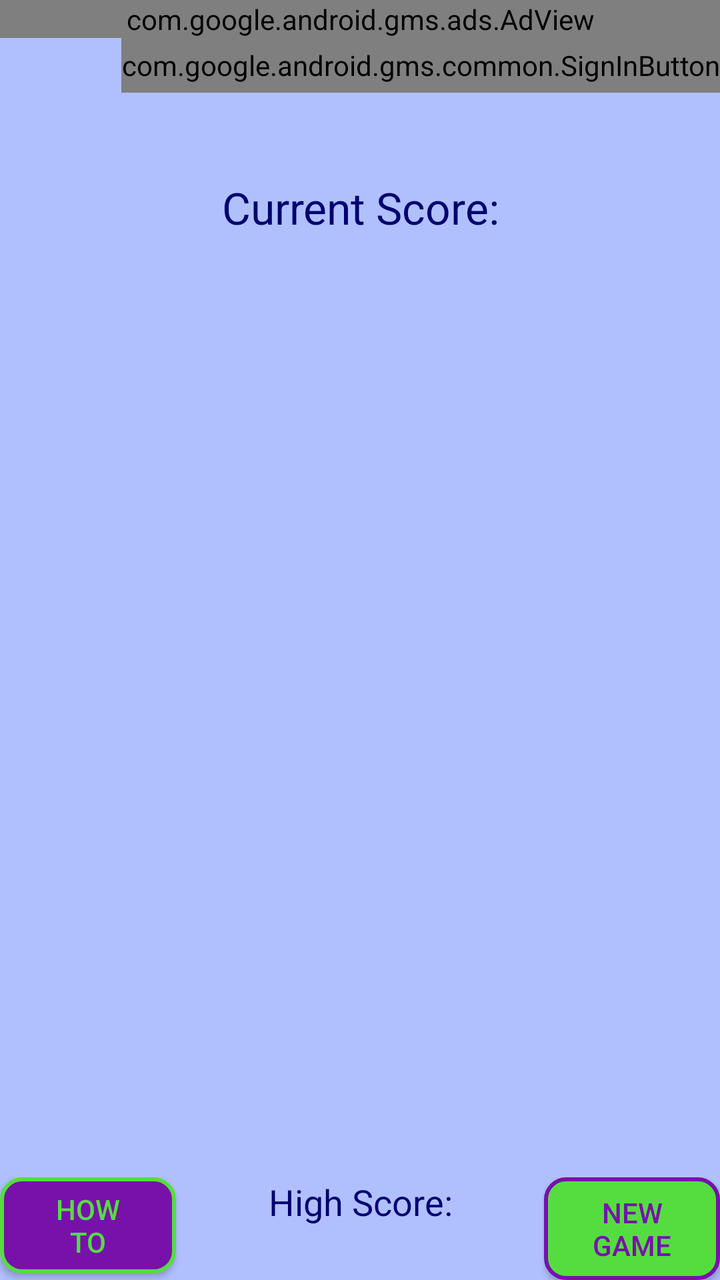
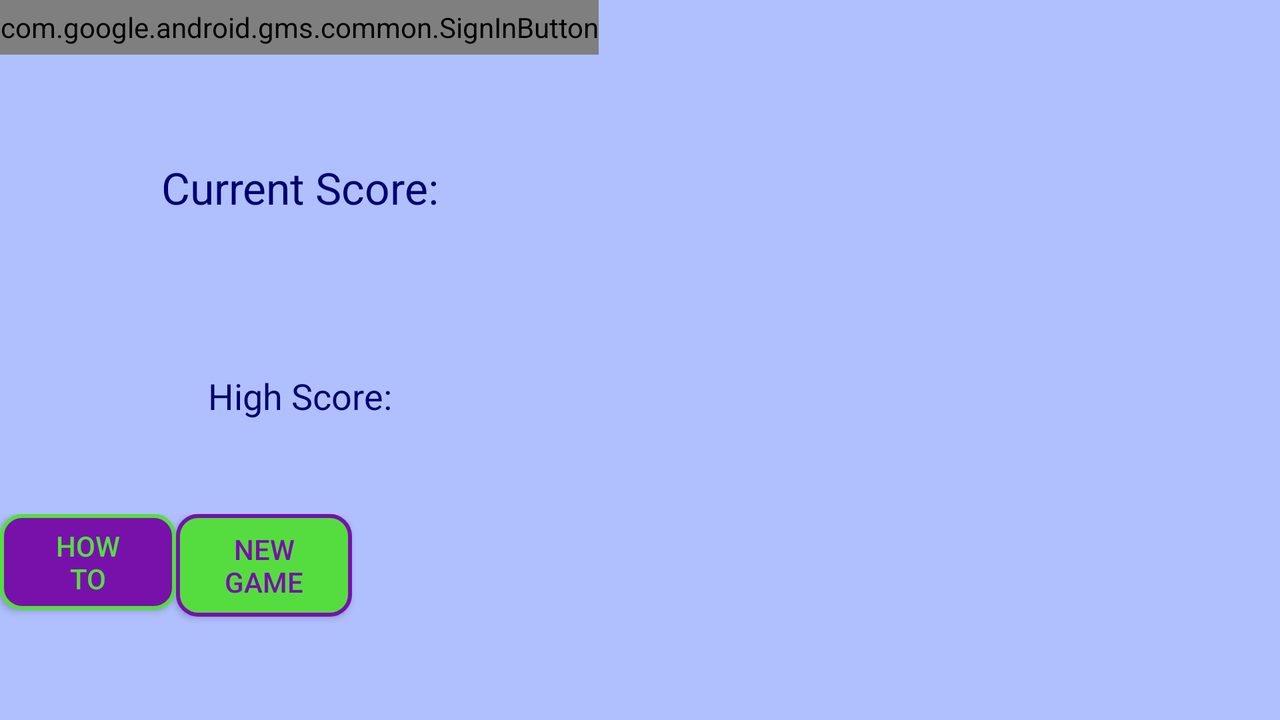

Two renders of one Android screen. The first uses the default layout on a phone; the second uses the alternative layout the repository ships for a different screen configuration, on a matching device. The two XML files are below.
<!-- AndroidManifest.xml: application theme AppTheme -->
<!-- res/layout/jump_sum_free.xml -->
<LinearLayout 
    xmlns:android="http://schemas.android.com/apk/res/android"
    xmlns:ads="http://schemas.android.com/apk/res-auto"
    android:layout_width="match_parent"
    android:layout_height="match_parent"
    android:orientation="vertical"
    android:background="@color/back_color" >   
        
    <com.google.android.gms.ads.AdView
        android:id="@+id/adView"
        android:layout_width="match_parent"
        android:layout_height="wrap_content"        
        ads:adSize="SMART_BANNER"
        ads:adUnitId="@string/banner_ad_id"/>
	   
    <FrameLayout 
        android:layout_weight="0.1"
	    android:layout_width="match_parent"
	    android:layout_height="wrap_content" >
	    
		<com.google.android.gms.common.SignInButton
		    android:id="@+id/sign_in_button"
		    android:layout_width="wrap_content"
		    android:layout_height="match_parent"
	    	android:layout_gravity="right"/>
	    	
	    <TableLayout
			android:id="@+id/sign_out_layout"
	        android:layout_width="match_parent"
	        android:layout_height="wrap_content"
    		android:stretchColumns="1"  
			android:visibility="gone">
	    	
	        <TableRow>
	            <TextView/>
			    <TextView
			        android:id="@+id/current_user"
				    android:layout_width="wrap_content"
				    android:layout_height="match_parent"
		    		android:layout_gravity="right"
			        android:textColor="@color/sign_out_back" />
		    </TableRow>
				    
	        <TableRow>
				<Button
				    android:id="@+id/leaderboard_button"
				    android:layout_width="wrap_content"
				    android:layout_height="match_parent"
				    android:text="@string/leaderboard"
		    		android:layout_gravity="left" 
			        style="@style/SignOutButton" />
			    
				<Button
				    android:id="@+id/sign_out_button"
				    android:layout_width="wrap_content"
				    android:layout_height="match_parent"
				    android:text="@string/sign_out"
		    		android:layout_gravity="right" 
		    		style="@style/SignOutButton"  />
			</TableRow>
		</TableLayout>
	</FrameLayout>
    
    <TextView
        android:id="@+id/currentScoreText"
        android:layout_width="match_parent"
	    android:layout_height="wrap_content"
        android:text="@string/current_score"
        android:textColor="@color/button_border"
        android:textAppearance="?android:attr/textAppearanceLarge"
        android:layout_weight="1" 
    	android:gravity="center" />
    
    <TableLayout
        android:id="@+id/tableLayout1"
        android:layout_width="match_parent"
        android:layout_height="wrap_content"
        android:layout_weight="5" >
        
        <TableRow
            android:layout_width="match_parent"
	    	android:layout_height="match_parent"
        	android:layout_weight="1" 
        	android:stretchColumns="*">
        	<FrameLayout android:layout_weight="1" android:id="@+id/widgetr0c0"/>
        	<FrameLayout android:layout_weight="1" android:id="@+id/widgetr0c1"/>
        	<FrameLayout android:layout_weight="1" android:id="@+id/widgetr0c2"/>
        	<FrameLayout android:layout_weight="1" android:id="@+id/widgetr0c3"/>
        	<FrameLayout android:layout_weight="1" android:id="@+id/widgetr0c4"/>
        </TableRow>
        <TableRow
            android:layout_width="match_parent"
	    	android:layout_height="match_parent"
        	android:layout_weight="1" 
        	android:stretchColumns="*">
        	<FrameLayout android:layout_weight="1" android:id="@+id/widgetr1c0"/>
        	<FrameLayout android:layout_weight="1" android:id="@+id/widgetr1c1"/>
        	<FrameLayout android:layout_weight="1" android:id="@+id/widgetr1c2"/>
        	<FrameLayout android:layout_weight="1" android:id="@+id/widgetr1c3"/>
        	<FrameLayout android:layout_weight="1" android:id="@+id/widgetr1c4"/>
        </TableRow>
        <TableRow
            android:layout_width="match_parent"
	    	android:layout_height="match_parent"
        	android:layout_weight="1" 
        	android:stretchColumns="*">
        	<FrameLayout android:layout_weight="1" android:id="@+id/widgetr2c0"/>
        	<FrameLayout android:layout_weight="1" android:id="@+id/widgetr2c1"/>
        	<FrameLayout android:layout_weight="1" android:id="@+id/widgetr2c2"/>
        	<FrameLayout android:layout_weight="1" android:id="@+id/widgetr2c3"/>
        	<FrameLayout android:layout_weight="1" android:id="@+id/widgetr2c4"/>
        </TableRow>
        <TableRow
            android:layout_width="match_parent"
	    	android:layout_height="match_parent"
        	android:layout_weight="1" 
        	android:stretchColumns="*">
        	<FrameLayout android:layout_weight="1" android:id="@+id/widgetr3c0"/>
        	<FrameLayout android:layout_weight="1" android:id="@+id/widgetr3c1"/>
        	<FrameLayout android:layout_weight="1" android:id="@+id/widgetr3c2"/>
        	<FrameLayout android:layout_weight="1" android:id="@+id/widgetr3c3"/>
        	<FrameLayout android:layout_weight="1" android:id="@+id/widgetr3c4"/>
        </TableRow>
        <TableRow
            android:layout_width="match_parent"
	    	android:layout_height="match_parent"
        	android:layout_weight="1" 
        	android:stretchColumns="*">
        	<FrameLayout android:layout_weight="1" android:id="@+id/widgetr4c0"/>
        	<FrameLayout android:layout_weight="1" android:id="@+id/widgetr4c1"/>
        	<FrameLayout android:layout_weight="1" android:id="@+id/widgetr4c2"/>
        	<FrameLayout android:layout_weight="1" android:id="@+id/widgetr4c3"/>
        	<FrameLayout android:layout_weight="1" android:id="@+id/widgetr4c4"/>
        </TableRow>
        <TableRow
            android:layout_width="match_parent"
	    	android:layout_height="match_parent"
        	android:layout_weight="1" 
        	android:stretchColumns="*">
        	<FrameLayout android:layout_weight="1" android:id="@+id/widgetr5c0"/>
        	<FrameLayout android:layout_weight="1" android:id="@+id/widgetr5c1"/>
        	<FrameLayout android:layout_weight="1" android:id="@+id/widgetr5c2"/>
        	<FrameLayout android:layout_weight="1" android:id="@+id/widgetr5c3"/>
        	<FrameLayout android:layout_weight="1" android:id="@+id/widgetr5c4"/>
        </TableRow>
        <TableRow
            android:layout_width="match_parent"
	    	android:layout_height="match_parent"
        	android:layout_weight="1" 
        	android:stretchColumns="*">
        	<FrameLayout android:layout_weight="1" android:id="@+id/widgetr6c0"/>
        	<FrameLayout android:layout_weight="1" android:id="@+id/widgetr6c1"/>
        	<FrameLayout android:layout_weight="1" android:id="@+id/widgetr6c2"/>
        	<FrameLayout android:layout_weight="1" android:id="@+id/widgetr6c3"/>
        	<FrameLayout android:layout_weight="1" android:id="@+id/widgetr6c4"/>
        </TableRow>
            
    </TableLayout>

    <LinearLayout
        android:layout_width="match_parent"
        android:layout_height="wrap_content"
    	android:orientation="horizontal" >
        
        <Button
	        android:id="@+id/howToButton"
	        android:text="@string/how_to"
    		style="@style/HowToButton" />
        
        <TextView
	        android:id="@+id/highScoreText"
	        android:layout_width="0dp"
	        android:layout_height="wrap_content"
	        android:text="@string/high_score"
	        android:textColor="@color/button_border"
	        android:textAppearance="?android:attr/textAppearanceMedium"  
        	android:layout_weight="1"
    		android:gravity="center" />
        
        <Button
	        android:id="@+id/newGameButton"
	        android:text="@string/new_game"
    		style="@style/NewGameButton" />

    </LinearLayout>

</LinearLayout>
<!-- resources referenced by this layout -->
<resources>
  <color name="back_color">#B0C0FF</color>
  <color name="button_border">#000070</color>
  <color name="sign_out_back">#DD4B39</color>
  <string name="banner_ad_id">ca-app-pub-8484316959485082/1776106053</string>
  <string name="current_score">Current Score: </string>
  <string name="high_score">High Score:\n</string>
  <string name="how_to">How\nTo</string>
  <string name="leaderboard">Leaderboard</string>
  <string name="new_game">New\ngame</string>
  <string name="sign_out">Sign Out</string>
  <style name="HowToButton">
          <item name="android:layout_width">wrap_content</item>
          <item name="android:layout_height">wrap_content</item>
          <item name="android:layout_gravity">left</item>
          <item name="android:background">@drawable/how_to_button</item>
          <item name="android:textColor">@color/how_to_border</item>
      </style>
  <style name="NewGameButton">
          <item name="android:layout_width">wrap_content</item>
          <item name="android:layout_height">wrap_content</item>
          <item name="android:layout_gravity">right</item>
          <item name="android:background">@drawable/new_game_button</item>
          <item name="android:textColor">@color/new_game_border</item>
      </style>
  <style name="SignOutButton">
          <item name="android:layout_width">wrap_content</item>
          <item name="android:layout_height">wrap_content</item>
          <item name="android:background">@drawable/sign_out_button</item>
          <item name="android:textColor">@color/sign_out_border</item>
          <item name="android:textStyle">bold</item>
      </style>
  <style name="AppTheme" parent="AppBaseTheme">
          
      </style>
  <!-- drawable how_to_button (drawable) -->
  <?xml version="1.0" encoding="utf-8"?>
  
  <shape xmlns:android="http://schemas.android.com/apk/res/android" 
         android:shape="rectangle" >
      <corners
          android:radius="10dp"/>
      
      <padding
          android:left="3dp"
          android:right="3dp"
          android:top="3dp"
          android:bottom="3dp"
          />
      <solid
          android:color="@color/how_to_back"/>
      <stroke
          android:color="@color/how_to_border"
          android:width="2dp" />
  </shape>
  <color name="how_to_border">#55DD40</color>
  <!-- drawable new_game_button (drawable) -->
  <?xml version="1.0" encoding="utf-8"?>
  
  <shape xmlns:android="http://schemas.android.com/apk/res/android" 
         android:shape="rectangle" >
      <corners
          android:radius="10dp"/>
      
      <padding
          android:left="8dp"
          android:right="8dp"
          android:top="8dp"
          android:bottom="8dp"
          />
      <solid
          android:color="@color/new_game_back"/>
      <stroke
          android:color="@color/new_game_border"
          android:width="2dp" />
  </shape>
  <color name="new_game_border">#7711AA</color>
  <!-- drawable sign_out_button (drawable) -->
  <?xml version="1.0" encoding="utf-8"?>
  
  <shape xmlns:android="http://schemas.android.com/apk/res/android" 
         android:shape="rectangle" >
      <corners
          android:radius="1dp"/>
      
      <padding
          android:left="5dp"
          android:right="5dp"
          android:top="3dp"
          android:bottom="3dp"
          />
      <solid
          android:color="@color/sign_out_back"/>
      <stroke
          android:color="@color/sign_out_border"
          android:width="0dp" />
  </shape>
  <color name="sign_out_border">#FFFFFF</color>
  <style name="AppBaseTheme" parent="Theme.AppCompat.Light">
          
      </style>
  <color name="how_to_back">#7711AA</color>
  <color name="new_game_back">#55DD40</color>
</resources>
<!-- res/layout-land/jump_sum_free.xml (the repository's variant of the layout above) -->
<!-- drawn on the phone turned sideways -->
<LinearLayout xmlns:android="http://schemas.android.com/apk/res/android"
    xmlns:ads="http://schemas.android.com/apk/res-auto"
    android:layout_width="match_parent"
    android:layout_height="match_parent"
    android:orientation="horizontal"
    android:baselineAligned="false"
    android:background="@color/back_color" >

    <LinearLayout
        android:layout_width="wrap_content"
	    android:layout_height="match_parent"
	    android:orientation="vertical">
	    
	    <com.google.android.gms.ads.AdView
	        android:id="@+id/adView"
	        android:layout_width="match_parent"
	        android:layout_height="wrap_content"
	        ads:adUnitId="@string/banner_ad_id"        
	        ads:adSize="BANNER"/> 
	    
	    <TableLayout
	        android:id="@+id/tableLayout1"
	        android:layout_width="wrap_content"
	        android:layout_height="0dp"
	        android:layout_weight="5" >
	        
	        <TableRow
	            android:layout_width="wrap_content"
		    	android:layout_height="match_parent"
	        	android:layout_weight="1" 
	        	android:stretchColumns="*">
	        	<FrameLayout android:layout_weight="1" android:id="@+id/widgetr0c0"/>
	        	<FrameLayout android:layout_weight="1" android:id="@+id/widgetr1c0"/>
	        	<FrameLayout android:layout_weight="1" android:id="@+id/widgetr2c0"/>
	        	<FrameLayout android:layout_weight="1" android:id="@+id/widgetr3c0"/>
	        	<FrameLayout android:layout_weight="1" android:id="@+id/widgetr4c0"/>
	        	<FrameLayout android:layout_weight="1" android:id="@+id/widgetr5c0"/>
	        	<FrameLayout android:layout_weight="1" android:id="@+id/widgetr6c0"/>
	        </TableRow>
	        <TableRow
	            android:layout_width="wrap_content"
		    	android:layout_height="match_parent"
	        	android:layout_weight="1" 
	        	android:stretchColumns="*">
	        	<FrameLayout android:layout_weight="1" android:id="@+id/widgetr0c1"/>
	        	<FrameLayout android:layout_weight="1" android:id="@+id/widgetr1c1"/>
	        	<FrameLayout android:layout_weight="1" android:id="@+id/widgetr2c1"/>
	        	<FrameLayout android:layout_weight="1" android:id="@+id/widgetr3c1"/>
	        	<FrameLayout android:layout_weight="1" android:id="@+id/widgetr4c1"/>
	        	<FrameLayout android:layout_weight="1" android:id="@+id/widgetr5c1"/>
	        	<FrameLayout android:layout_weight="1" android:id="@+id/widgetr6c1"/>
	        </TableRow>
	        <TableRow
	            android:layout_width="wrap_content"
		    	android:layout_height="match_parent"
	        	android:layout_weight="1" 
	        	android:stretchColumns="*">
	        	<FrameLayout android:layout_weight="1" android:id="@+id/widgetr0c2"/>
	        	<FrameLayout android:layout_weight="1" android:id="@+id/widgetr1c2"/>
	        	<FrameLayout android:layout_weight="1" android:id="@+id/widgetr2c2"/>
	        	<FrameLayout android:layout_weight="1" android:id="@+id/widgetr3c2"/>
	        	<FrameLayout android:layout_weight="1" android:id="@+id/widgetr4c2"/>
	        	<FrameLayout android:layout_weight="1" android:id="@+id/widgetr5c2"/>
	        	<FrameLayout android:layout_weight="1" android:id="@+id/widgetr6c2"/>
	        </TableRow>
	        <TableRow
	            android:layout_width="wrap_content"
		    	android:layout_height="match_parent"
	        	android:layout_weight="1" 
	        	android:stretchColumns="*">
	        	<FrameLayout android:layout_weight="1" android:id="@+id/widgetr0c3"/>
	        	<FrameLayout android:layout_weight="1" android:id="@+id/widgetr1c3"/>
	        	<FrameLayout android:layout_weight="1" android:id="@+id/widgetr2c3"/>
	        	<FrameLayout android:layout_weight="1" android:id="@+id/widgetr3c3"/>
	        	<FrameLayout android:layout_weight="1" android:id="@+id/widgetr4c3"/>
	        	<FrameLayout android:layout_weight="1" android:id="@+id/widgetr5c3"/>
	        	<FrameLayout android:layout_weight="1" android:id="@+id/widgetr6c3"/>
	        </TableRow>
	        <TableRow
	            android:layout_width="wrap_content"
		    	android:layout_height="match_parent"
	        	android:layout_weight="1" 
	        	android:stretchColumns="*">
	        	<FrameLayout android:layout_weight="1" android:id="@+id/widgetr0c4"/>
	        	<FrameLayout android:layout_weight="1" android:id="@+id/widgetr1c4"/>
	        	<FrameLayout android:layout_weight="1" android:id="@+id/widgetr2c4"/>
	        	<FrameLayout android:layout_weight="1" android:id="@+id/widgetr3c4"/>
	        	<FrameLayout android:layout_weight="1" android:id="@+id/widgetr4c4"/>
	        	<FrameLayout android:layout_weight="1" android:id="@+id/widgetr5c4"/>
	        	<FrameLayout android:layout_weight="1" android:id="@+id/widgetr6c4"/>
	        </TableRow>
	            
	    </TableLayout>
	</LinearLayout>

    <LinearLayout
        android:layout_width="wrap_content"
		android:layout_height="match_parent"
    	android:orientation="vertical" >
        
        <FrameLayout 
	        android:layout_weight="1"
		    android:layout_width="match_parent"
		    android:layout_height="wrap_content"
		    android:layout_gravity="right" >
		    
			<com.google.android.gms.common.SignInButton
			    android:id="@+id/sign_in_button"
			    android:layout_width="wrap_content"
			    android:layout_height="match_parent"
		    	android:layout_gravity="right" />
			    
			<LinearLayout
			    android:id="@+id/sign_out_layout"
		        android:layout_width="match_parent"
		        android:layout_height="wrap_content"
		    	android:orientation="vertical"
		    	android:layout_gravity="right" 
		    	android:gravity="right" 
			    android:visibility="gone">
		    	
			    <TextView
			        android:id="@+id/current_user"
				    android:layout_width="wrap_content"
				    android:layout_height="match_parent"
	    			android:layout_gravity="right" 
			        android:textColor="@color/sign_out_back" />
		        
				<Button
				    android:id="@+id/sign_out_button"
				    android:layout_width="wrap_content"
				    android:layout_height="match_parent"
				    android:text="@string/sign_out"
		    		android:layout_gravity="right" 
			    	style="@style/SignOutButton" />
			</LinearLayout>
		</FrameLayout>

	    <TextView
	        android:id="@+id/currentScoreText"
	        android:layout_width="match_parent"
		    android:layout_height="wrap_content"
	        android:text="@string/current_score"
	        android:textColor="@color/button_border"
	        android:textAppearance="?android:attr/textAppearanceLarge"
	        android:layout_weight="12" 
	    	android:gravity="center" />

	    <TextView
	        android:id="@+id/highScoreText"
	        android:layout_width="match_parent"
	        android:layout_height="wrap_content"
	        android:layout_weight="6"
	        android:gravity="center"
	        android:text="@string/high_score"
	        android:textColor="@color/button_border"
	        android:textAppearance="?android:attr/textAppearanceMedium" />
	    
        <Button
		    android:id="@+id/leaderboard_button"
	        android:layout_width="match_parent"
	        android:layout_height="wrap_content"
	        android:layout_weight="1"
		    android:text="@string/leaderboard"
    		android:layout_gravity="center"
			android:visibility="gone" 
	        style="@style/SignOutButton" />
        
        <LinearLayout
	        android:layout_width="match_parent"
			android:layout_height="wrap_content"
	    	android:orientation="horizontal"  
        	android:layout_weight="6" >
        	        
	        <Button
		        android:id="@+id/howToButton"
		        android:text="@string/how_to"
	    		style="@style/HowToButton" />
	        
	        <Button
		        android:id="@+id/newGameButton"
		        android:text="@string/new_game"
	    		style="@style/NewGameButton" />
	        
	    </LinearLayout>

    </LinearLayout>

</LinearLayout>
